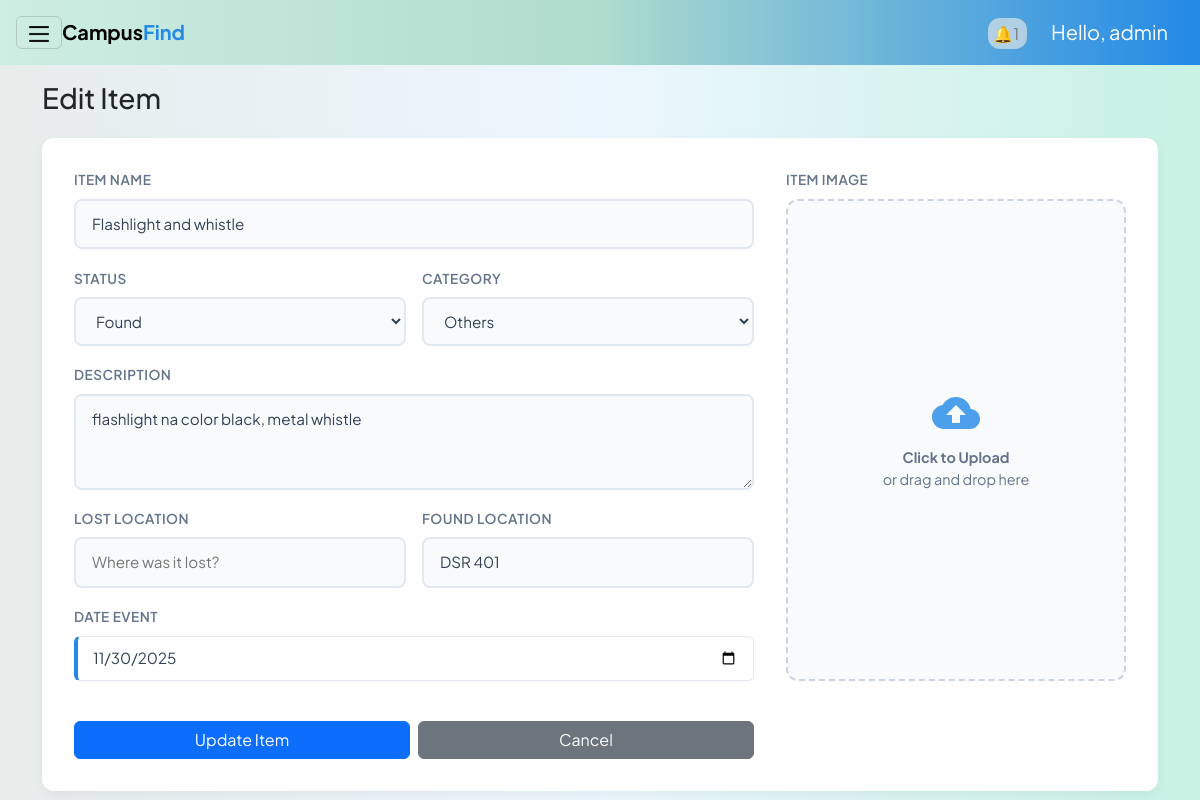
/interfaces/admin/myposts_admin.php?action=edit&id=4 (signed in), run on the app's committed database.
### tables this page shows
CREATE TABLE items (
        id INTEGER PRIMARY KEY AUTOINCREMENT,
        user_id INTEGER NOT NULL,
        title TEXT NOT NULL,
        description TEXT,
        item_status TEXT NOT NULL,     -- 'lost' or 'found'
        category_id INTEGER,
        location_lost TEXT,
        location_found TEXT,
        date_lost_or_found DATE,
        current_location TEXT,
        image_path TEXT,
        created_at DATETIME DEFAULT CURRENT_TIMESTAMP,
        -- updated_at DATETIME DEFAULT CURRENT_TIMESTAMP,
        claimed_by_user_id INTEGER,
        claimed_at DATETIME,

        FOREIGN KEY (user_id) REFERENCES users(id) ON DELETE CASCADE,
        FOREIGN KEY (claimed_by_user_id) REFERENCES users(id) ON DELETE SET NULL,
        FOREIGN KEY (category_id) REFERENCES categories(id)
    );

CREATE TABLE categories (
        id INTEGER PRIMARY KEY AUTOINCREMENT,
        name TEXT UNIQUE NOT NULL
    );

### interfaces/admin/myposts_admin.php (the view, shortened to what this page needs)
<?php
$admin = $_SESSION["user"];
$db = get_db();
$action = $_GET["action"] ?? "list";
?>
<!DOCTYPE html>
<html lang="en">
<head>
    <link rel="stylesheet" href="../../reusable/header.css">
    <link rel="stylesheet" href="../../reusable/cards.css">
    <link rel="stylesheet" href="../../reusable/form.css">
    <link rel="stylesheet" href="../../reusable/hero.css">
    <link href="https://cdn.jsdelivr.net/npm/bootstrap@5.3.8/dist/css/bootstrap.min.css" rel="stylesheet">
</head>
<body class="m-0 border-0 bd-example m-0 border-0">
    <nav class="navbar p-3 sticky-top">
        <button class="navbar-toggler" type="button" data-bs-toggle="offcanvas"
                data-bs-target="#offcanvasWithBothOptions" aria-controls="offcanvasWithBothOptions"
                aria-expanded="false" aria-label="Toggle navigation">
            <img src="/assets/hamburger.png" alt="hamburger icon" width="20px" height="20px">
        </button>
        <strong><a class="navbar-brand me-auto d-none d-md-inline" href="#">Campus<span class = "find">Find</a></strong>
        <?php
        $adminId = $_SESSION['user']['id'];
        $notifCount = $db->querySingle("
            SELECT COUNT(*)
            FROM notifications
            WHERE status = 'unread' AND notify_to = $adminId AND type = 'to_admin'
        ");
        ?>
        <div class = "ms-auto">
            <a href="myposts_admin.php" class="notif mx-4">
                🔔<?= $notifCount ?>
            </a>
            <a class="navbar-brand text-white" href="#">Hello, <?php echo htmlspecialchars($admin["username"]); ?></a>
        </div>
    </nav>
<div class="container my-3">
    <?php if ($action === "create"): ?>
        <h3 class="mb-4" style="font-weight: 700; color: #334155;">Post New Item</h3>
        <form method="post" action="?action=store" enctype="multipart/form-data">
            <div class="form-grid-layout">
                <div class="form-left">
                    <div class="input-group-modern">
                        <label>Item Name</label>
                        <input type="text" name="title" placeholder="e.g. Blue Jansport Backpack" required>
                    </div>
                    <div class="form-row">
                        <div class="input-group-modern">
                            <label>Status</label>
                            <select name="item_status" id="status" required>
                                <option value="">Select Status</option>
                                <option value="lost">Lost</option>
                                <option value="found">Found</option>
                            </select>
                        </div>
                        <div class="input-group-modern">
                            <label>Category</label>
                            <select name="category_id" id="category_id" required>
                                <option value="">Select Category</option>
                                <?php
                                $catQ = $db->query("SELECT * FROM categories ORDER BY name");
                                while($c = $catQ->fetchArray(SQLITE3_ASSOC)):
                                ?>
                                    <option value="<?= $c['id']; ?>">
                                        <?= ucfirst(str_replace('_', ' ', $c['name'])); ?>
                                    </option>
                                <?php endwhile; ?>
                            </select>
                        </div>
                    </div>
                    <div class="input-group-modern">
                        <label>Description</label>
                        <textarea name="description" rows="3" placeholder="Describe the item (color, distinctive marks, brand)..."></textarea>
                    </div>
                    <div class="form-row">
                        <div class="input-group-modern">
                            <label>Lost Location</label>
                            <input type="text" name="location_lost" id="location_lost" placeholder="Where was it lost?">
                        </div>
                        <div class="input-group-modern">
                            <label>Found Location</label>
                            <input type="text" name="location_found" id="location_found" placeholder="Where was it found?" disabled>
                        </div>
                    </div>
                    <div class="form-row">
                        <div class="input-group-modern">
                            <label id="dateLabel">Date Event</label>
                            <div class="date-card">
                                <input type="date" name="date_lost_or_found" id="date_lost_or_found" style="border:none; background:transparent; padding:0;">
                            </div>
                        </div>
                    </div>
                </div>
                <div class="form-right">
                    <div class="input-group-modern" style="height: 100%;">
                        <label>Item Image</label>
                        <div class="image-upload-wrapper">
                            <input type="file" name="item_image" id="file-input-real" accept="image/*" onchange="previewImage(event)">
                            <img id="image-preview" src="#" alt="Image Preview">
                            <div class="upload-placeholder" id="upload-placeholder">
                                <svg xmlns="http://www.w3.org/2000/svg" viewBox="0 0 24 24"><path d="M19.35 10.04C18.67 6.59 15.64 4 12 4 9.11 4 6.6 5.64 5.35 8.04 2.34 8.36 0 10.91 0 14c0 3.31 2.69 6 6 6h13c2.76 0 5-2.24 5-5 0-2.64-2.05-4.78-4.65-4.96zM14 13v4h-4v-4H7l5-5 5 5h-3z"/></svg>
                                <p><strong>Click to Upload</strong><br>or drag and drop here</p>
                            </div>
                        </div>
                    </div>
                </div>
                    <div class="d-flex gap-2 mt-2">
                        <button class="btn btn-primary w-50" type="submit">Publish Post</button>
                        <a class="btn btn-secondary w-50" href="dashboard_admin.php" style="background-color: #cbd5e1; color: #334155; border:none;">Cancel</a>
                    </div>
            </div>
        </form>
        <script>
            function previewImage(event) {
                const input = event.target;
                const preview = document.getElementById('image-preview');
                const placeholder = document.getElementById('upload-placeholder');
                if (input.files && input.files[0]) {
                    const reader = new FileReader();
                    reader.onload = function(e) {
                        preview.src = e.target.result;
                        preview.style.display = 'block';
                        placeholder.style.display = 'none';
                    }
                    reader.readAsDataURL(input.files[0]);
                }
            }
        </script>
    <?php elseif ($action === "edit"):
    $id = (int)($_GET["id"] ?? 0);
    $stmt = $db->prepare("SELECT * FROM items WHERE id = ?");
    $stmt->bindValue(1, $id, SQLITE3_INTEGER);
    $res = $stmt->execute();
    $item = $res->fetchArray(SQLITE3_ASSOC);
    if ($item): ?>
        <h3 class="mb-4">Edit Item</h3>
        <form method="post" action="?action=edit" enctype="multipart/form-data">
            <div class="form-grid-layout">
                <div class="form-left">
                <div class="input-group-modern">
                    <label>Item Name</label>
                    <input type="text" name="title" placeholder="e.g. Blue Jansport Backpack"
                        value="<?php echo htmlspecialchars($item['title']); ?>" required>
                </div>
                <div class="form-row">
                    <div class="input-group-modern">
                        <label>Status</label>
                        <select name="item_status" id="status" required>
                            <option value="found" <?php if($item['item_status']=='found') echo 'selected'; ?>>Found</option>
                        </select>
                    </div>
                    <div class="input-group-modern">
                        <label>Category</label>
                        <select name="category_id" id="category_id" required>
                            <?php
                            $catQ = $db->query("SELECT * FROM categories ORDER BY name");
                            while($c = $catQ->fetchArray(SQLITE3_ASSOC)):
                            ?>
                                <option value="<?= $c['id']; ?>"
                                    <?= ($item['category_id'] == $c['id']) ? 'selected' : '' ?>>
                                    <?= ucfirst(str_replace('_', ' ', $c['name'])); ?>
                                </option>
                            <?php endwhile; ?>
                        </select>
                    </div>
                </div>
                <div class="input-group-modern">
                    <label>Description</label>
                    <textarea name="description" rows="3"
                            placeholder="Describe the item (color, distinctive marks, brand)..."><?php
                        echo htmlspecialchars($item['description']); ?></textarea>
                </div>
                <div class="form-row">
                    <div class="input-group-modern">
                        <label>Lost Location</label>
                        <input type="text" name="location_lost" id="location_lost"
                            placeholder="Where was it lost?"
                            value="<?php echo htmlspecialchars($item['location_lost']); ?>">
                    </div>
                    <div class="input-group-modern">
                        <label>Found Location</label>
                        <input type="text" name="location_found" id="location_found"
                            placeholder="Where was it found?"
                            value="<?php echo htmlspecialchars($item['location_found']); ?>" disabled>
                    </div>
                </div>
                <div class="form-row">
                    <div class="input-group-modern">
                        <label id="dateLabel">Date Event</label>
                        <div class="date-card">
                            <input type="date" name="date_lost_or_found" id="date_lost_or_found"
                                value="<?php echo htmlspecialchars($item['date_lost_or_found']); ?>"
                                style="border:none; background:transparent; padding:0;">
                        </div>
                    </div>
                </div>
            </div>
            <div class="form-right">
                <div class="input-group-modern" style="height: 100%;">
                    <label>Item Image</label>
                    <div class="image-upload-wrapper">
                        <div class="upload-placeholder" id="upload-placeholder"
                            style="<?php if (!empty($item['image_path'])) echo 'display:none;'; ?>">
                            <svg xmlns="http://www.w3.org/2000/svg" viewBox="0 0 24 24">
                                <path d="M19.35 10.04C18.67 6.59 15.64 4 12 4 9.11 4 6.6 5.64 5.35 8.04 2.34 8.36 0 10.91 0 14c0 3.31 2.69 6 6 6h13c2.76 0 5-2.24 5-5 0-2.64-2.05-4.78-4.65-4.96zM14 13v4h-4v-4H7l5-5 5 5h-3z"/>
                            </svg>
                            <p><strong>Click to Upload</strong><br>or drag and drop here</p>
                        </div>
                    </div>
                </div>
            </div>
                <div class="d-flex gap-2 mt-2">
                    <button class="btn btn-primary w-100" type="submit">Update Item</button>
                    <a class="btn btn-secondary w-100" href="dashboard_admin.php">Cancel</a>
                </div>
        </form>
    <?php else: ?>
        <p>Item not found.</p>
        <a class="btn btn-secondary" href="dashboard_admin.php">Back</a>
    <?php endif; ?>
    <?php endif; ?>
</div>
  </body>
</html>

### data on the page
items: title "Flashlight and whistle", item_status "Found", category_id "Others", description "flashlight na color black, metal whistle", location_found "DSR 401", date_lost_or_found "11/30/2025"

### other printed values
$notifCount "1"
$admin["username"] "admin"
